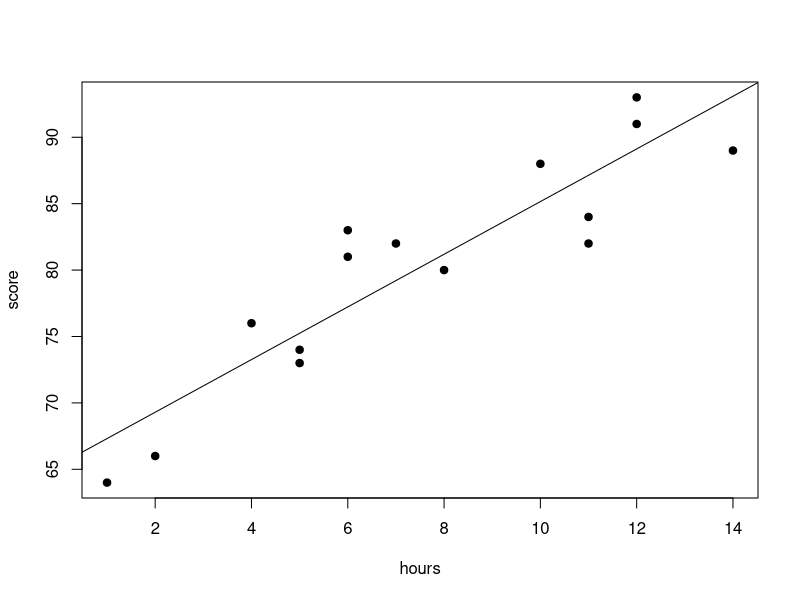

Reproduce this figure in R.
#Fitting a Straight line
#Using R fit a straight  line on the following data of the number of hours studied and the corresponding exam score for 15 students in some. Find the equation of line and plot the graph
#hours=(1, 2, 4, 5, 5, 6, 6, 7, 8, 10, 11, 11, 12, 12, 14),
#score=(64, 66, 76, 73, 74, 81, 83, 82, 80, 88, 84, 82, 91, 93, 89)
df =data.frame(hours=c(1, 2, 4, 5, 5, 6, 6, 7, 8, 10, 11, 11, 12, 12, 14),
               score=c(64, 66, 76, 73, 74, 81, 83, 82, 80, 88, 84, 82, 91, 93, 89))
#view first six rows of data frame
head(df)
fit = lm(score~hours, data=df)
print(summary(fit))
plot(df$hours, df$score, pch=19, xlab='hours', ylab='score')
abline(fit)